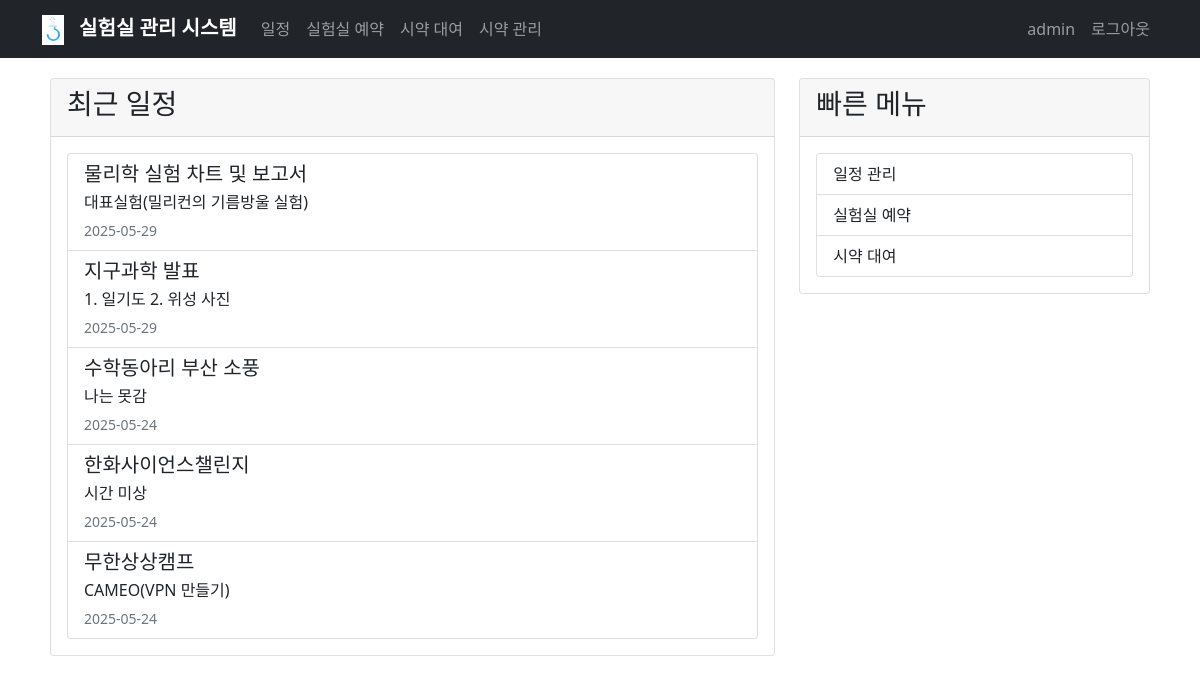
Page / (signed in) on the earlier database version.
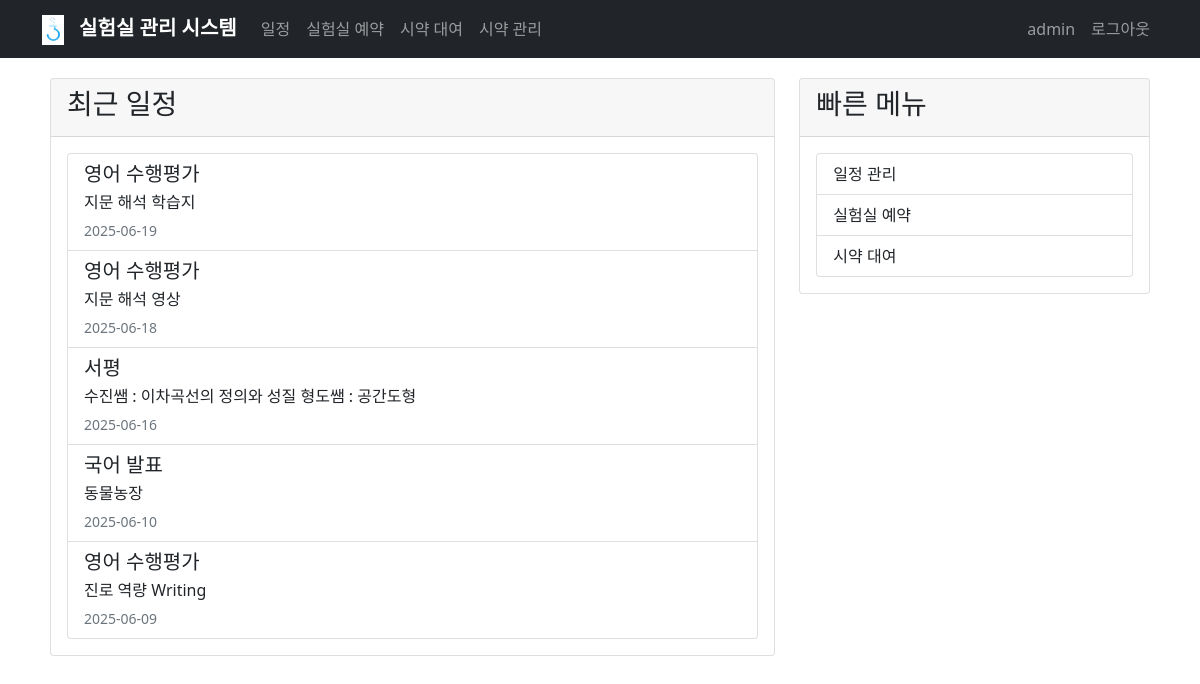
Same page on the later database version.
### app.py (models this page shows, shortened)
class User(UserMixin, db.Model):
    id = db.Column(db.Integer, primary_key=True)
    username = db.Column(db.String(80), unique=True, nullable=False)
    password_hash = db.Column(db.String(120), nullable=False)
    is_admin = db.Column(db.Boolean, default=False)
    schedules = db.relationship('Schedule', backref='user', lazy=True)
    reservations = db.relationship('LabReservation', backref='user', lazy=True)
    reagent_loans = db.relationship('ReagentLoan', backref='user', lazy=True)

class Schedule(db.Model):
    id = db.Column(db.Integer, primary_key=True)
    title = db.Column(db.String(100), nullable=False)
    description = db.Column(db.Text)
    date = db.Column(db.Date, nullable=False)
    user_id = db.Column(db.Integer, db.ForeignKey('user.id'), nullable=False)

### app.py (the view)
@app.route('/')
def index():
    if current_user.is_authenticated:
        recent_schedules = Schedule.query.order_by(Schedule.date.desc()).limit(5).all()
        return render_template('index.html', schedules=recent_schedules)
    return render_template('index.html')

### app.py (called while the page is built)
@login_manager.user_loader
def load_user(user_id):
    return User.query.get(int(user_id))

### templates/index.html (shortened to what this page needs)
{% extends "base.html" %}
{% block content %}
<div class="row">
    <div class="col-md-8">
        <div class="card">
            <div class="card-header">
                <h3>최근 일정</h3>
            </div>
            <div class="card-body">
                {% if current_user.is_authenticated %}
                    {% if schedules %}
                        <div class="list-group">
                            {% for schedule in schedules %}
                                <div class="list-group-item">
                                    <h5 class="mb-1">{{ schedule.title }}</h5>
                                    <p class="mb-1">{{ schedule.description }}</p>
                                    <small class="text-muted">{{ schedule.date.strftime('%Y-%m-%d') }}</small>
                                </div>
                            {% endfor %}
                        </div>
                    {% else %}
                        <p>등록된 일정이 없습니다.</p>
                    {% endif %}
                {% else %}
                    <p>로그인 후 일정을 확인하실 수 있습니다.</p>
                {% endif %}
            </div>
        </div>
    </div>
    <div class="col-md-4">
        <div class="card">
            <div class="card-header">
                <h3>빠른 메뉴</h3>
            </div>
            <div class="card-body">
                <div class="list-group">
                    {% if current_user.is_authenticated %}
                        <a href="{{ url_for('calendar') }}" class="list-group-item list-group-item-action">
                             일정 관리
                        </a>
                        <a href="{{ url_for('lab_reservation') }}" class="list-group-item list-group-item-action">
                             실험실 예약
                        </a>
                        <a href="{{ url_for('reagent_loan') }}" class="list-group-item list-group-item-action">
                             시약 대여
                        </a>
                    {% endif %}
                </div>
            </div>
        </div>
    </div>
</div>
{% endblock %}

### templates/base.html (shortened to what this page needs)
<!DOCTYPE html>
<html lang="ko">
<head>
    <link href="https://cdn.jsdelivr.net/npm/bootstrap@5.1.3/dist/css/bootstrap.min.css" rel="stylesheet">
    <link href='https://cdn.jsdelivr.net/npm/fullcalendar@6.1.10/index.global.min.css' rel='stylesheet' />
</head>
<body>
    <nav class="navbar navbar-expand-lg navbar-dark bg-dark">
        <div class="container">
            <a class="navbar-brand" href="{{ url_for('index') }}">
                <img src="{{ url_for('static', filename='logo.png') }}" alt="로고">
                실험실 관리 시스템
            </a>
            <div class="collapse navbar-collapse" id="navbarNav">
                <ul class="navbar-nav me-auto">
                    {% if current_user.is_authenticated %}
                    <li class="nav-item">
                        <a class="nav-link" href="{{ url_for('calendar') }}">일정</a>
                    </li>
                    <li class="nav-item">
                        <a class="nav-link" href="{{ url_for('lab_reservation') }}">실험실 예약</a>
                    </li>
                    <li class="nav-item">
                        <a class="nav-link" href="{{ url_for('reagent_loan') }}">시약 대여</a>
                    </li>
                    {% if current_user.is_admin %}
                    <li class="nav-item">
                        <a class="nav-link" href="{{ url_for('manage_reagents') }}">시약 관리</a>
                    </li>
                    {% endif %}
                    {% endif %}
                </ul>
                <ul class="navbar-nav">
                    {% if current_user.is_authenticated %}
                    <li class="nav-item">
                        <span class="nav-link">{{ current_user.username }}</span>
                    </li>
                    <li class="nav-item">
                        <a class="nav-link" href="{{ url_for('logout') }}">로그아웃</a>
                    </li>
                    {% endif %}
                </ul>
            </div>
        </div>
    </nav>
    <div class="container main-content">
        {% block content %}{% endblock %}
    </div>
</body>
</html>

### templates/base.html (style rules this page uses)
.navbar-brand { font-weight: bold; }
.main-content { padding: 20px; }
.navbar-brand img { height: 30px; margin-right: 10px; }

Differences in the rows shown:
no longer on this page (row unchanged): Schedule: title "물리학 실험 차트 및 보고서", description "대표실험(밀리컨의 기름방울 실험)", date "2025-05-29"
no longer on this page (row unchanged): Schedule: title "지구과학 발표", description "1. 일기도 2. 위성 사진", date "2025-05-29"
no longer on this page (row unchanged): Schedule: title "수학동아리 부산 소풍", description "나는 못감", date "2025-05-24"
no longer on this page (row unchanged): Schedule: title "한화사이언스챌린지", description "시간 미상", date "2025-05-24"
no longer on this page (row unchanged): Schedule: title "무한상상캠프", description "CAMEO(VPN 만들기)", date "2025-05-24"
added Schedule: title "영어 수행평가", description "지문 해석 학습지", date "2025-06-19"
added Schedule: title "영어 수행평가", description "지문 해석 영상", date "2025-06-18"
added Schedule: title "서평", description "수진쌤 : 이차곡선의 정의와 성질 형도쌤 : 공간도형", date "2025-06-16"
added Schedule: title "국어 발표", description "동물농장", date "2025-06-10"
added Schedule: title "영어 수행평가", description "진로 역량 Writing", date "2025-06-09"
